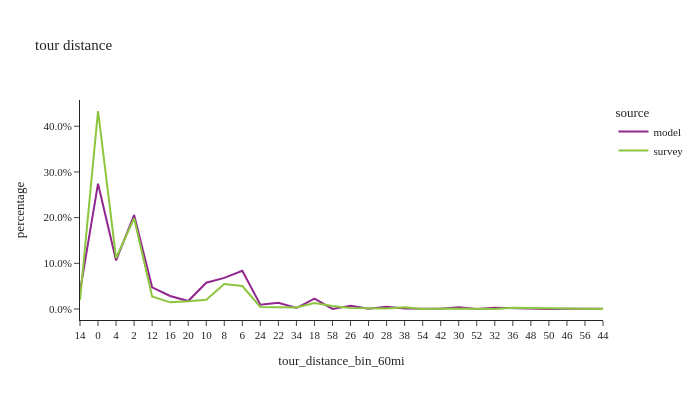

Notebook source saved alongside this figure:
### Code cell
df_plot = non_m_tour_data.groupby(['source','tour_distance_bin_60mi'], observed=True)['tour_weight'].sum().reset_index()
df_plot['percentage'] = df_plot.groupby(['source'], group_keys=False, observed=True)['tour_weight']. \
    apply(lambda x: x / float(x.sum()))

fig2 = px.line(df_plot, x='tour_distance_bin_60mi', y="percentage", color="source", title="tour distance")
fig2.for_each_annotation(lambda a: a.update(text = a.text.split("=")[-1]))
fig2.update_layout(height=400, width=700, font=dict(size=11), yaxis=dict(tickformat=".1%"))
fig2.show()

### Figure 1 — Plotly figure (JSON) as saved in the notebook; plotly's stock layout.template omitted (floating-point values rounded to 4 significant figures)
{"data": [{"hovertemplate": "source=model<br>tour_distance_bin_60mi=%{x}<br>percentage=%{y}<extra></extra>", "legendgroup": "model", "line": {"color": "#91268F", "dash": "solid"}, "marker": {"symbol": "circle"}, "mode": "lines", "name": "model", "orientation": "v", "showlegend": true, "type": "scatter", "x": ["14", "0", "4", "2", "12", "16", "20", "10", "8", "6", "24", "22", "34", "18", "58", "26", "40", "28", "38", "54", "42", "30", "52", "32", "36", "48", "50", "46", "56", "44"], "xaxis": "x", "y": [0.03878, 0.2742, 0.1063, 0.2056, 0.04756, 0.02861, 0.01743, 0.0575, 0.06812, 0.08352, 0.009447, 0.01359, 0.002114, 0.02284, 0.0001613, 0.00697, 0.0008638, 0.005128, 0.001141, 7.846e-05, 0.0006462, 0.003758, 0.0001206, 0.002754, 0.00147, 0.0002597, 0.0001551, 0.0003298, 5.739e-05, 0.0004322], "yaxis": "y"}, {"hovertemplate": "source=survey<br>tour_distance_bin_60mi=%{x}<br>percentage=%{y}<extra></extra>", "legendgroup": "survey", "line": {"color": "#8CC63E", "dash": "solid"}, "marker": {"symbol": "circle"}, "mode": "lines", "name": "survey", "orientation": "v", "showlegend": true, "type": "scatter", "x": ["14", "0", "4", "2", "12", "16", "20", "10", "8", "6", "24", "22", "34", "18", "58", "26", "40", "28", "38", "54", "42", "30", "52", "32", "36", "48", "50", "46", "56", "44"], "xaxis": "x", "y": [0.0201, 0.4333, 0.1117, 0.1986, 0.02756, 0.0146, 0.0168, 0.02041, 0.05465, 0.05022, 0.004629, 0.004769, 0.003368, 0.01316, 0.006416, 0.002427, 0.002593, 0.0012, 0.003994, 0.0001189, 0.0009847, 0.0007422, 4.102e-05, 0.0002178, 0.002708, 0.002419, 0.0005694, 0.0003609, 0.001367, 2.276e-05], "yaxis": "y"}], "layout": {"font": {"size": 11}, "height": 400, "legend": {"title": {"text": "source"}, "tracegroupgap": 0}, "title": {"text": "tour distance"}, "width": 700, "xaxis": {"anchor": "y", "domain": [0.0, 1.0], "title": {"text": "tour_distance_bin_60mi"}}, "yaxis": {"anchor": "x", "domain": [0.0, 1.0], "tickformat": ".1%", "title": {"text": "percentage"}}}}
